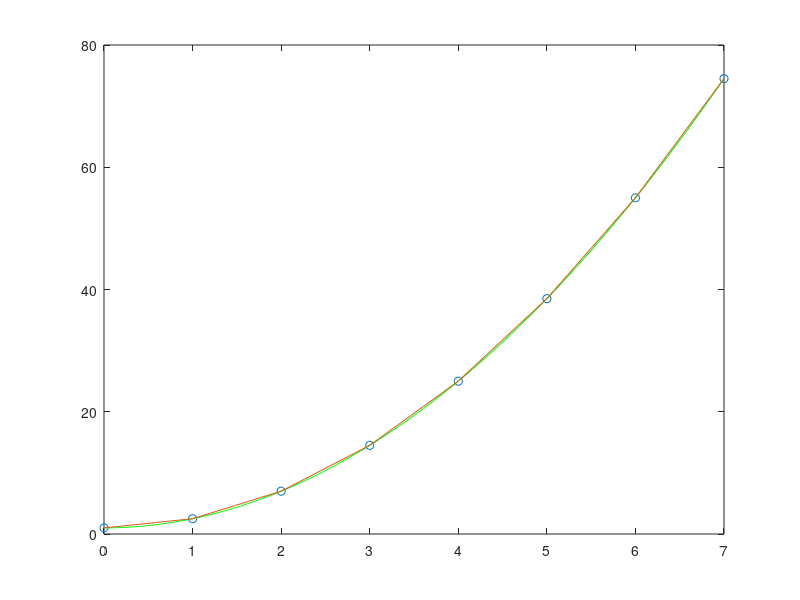

Write the MATLAB code that produced this figure.
% Работа с табличными функциями

X = 0:7;
Y = [1, 2.5, 7, 14.5, 25, 38.5, 55, 74.5];

x = linspace(0, 7);

yi = interp1(X,Y,x);
%plot(X, Y, 'o', x, yi);
    
p = polyfit(X, Y, 3);
plot(X,Y, 'o', x, polyval(p,x), 'g', x, yi); % poly более гладкая

